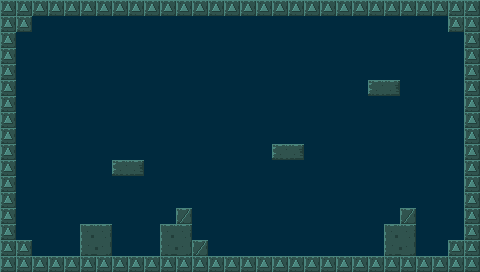

Below is a game level as drawn by its tile map, then a one-line description and the .tmx file that defines it, in full:
An orthogonal 30x17 tile map with 16x16 px tiles, 1 tile layer (Tile Layer 1).

<map version="1.2" tiledversion="2019.02.10" orientation="orthogonal" renderorder="right-up" width="30" height="17" tilewidth="16" tileheight="16" infinite="0" nextlayerid="3" nextobjectid="1">
 <tileset firstgid="1" source="tileset1.tsx" />
 <layer id="2" name="Tile Layer 1" width="30" height="17">
  <data encoding="csv">
121,121,121,121,121,121,121,121,121,121,121,121,121,121,121,121,121,121,121,121,121,121,121,121,121,121,121,121,121,121,
121,121,49,49,49,49,49,49,49,49,49,49,49,49,49,49,49,49,49,49,49,49,49,49,49,49,49,49,121,121,
121,49,49,49,49,49,49,49,49,49,49,49,49,49,49,49,49,49,49,49,49,49,49,49,49,49,49,49,49,121,
121,49,49,49,49,49,49,49,49,49,49,49,49,49,49,49,49,49,49,49,49,49,49,49,49,49,49,49,49,121,
121,49,49,49,49,49,49,49,49,49,49,49,49,49,49,49,49,49,49,49,49,49,49,49,49,49,49,49,49,121,
121,49,49,49,49,49,49,49,49,49,49,49,49,49,49,49,49,49,49,49,49,49,49,91,92,49,49,49,49,121,
121,49,49,49,49,49,49,49,49,49,49,49,49,49,49,49,49,49,49,49,49,49,49,49,49,49,49,49,49,121,
121,49,49,49,49,49,49,49,49,49,49,49,49,49,49,49,49,49,49,49,49,49,49,49,49,49,49,49,49,121,
121,49,49,49,49,49,49,49,49,49,49,49,49,49,49,49,49,49,49,49,49,49,49,49,49,49,49,49,49,121,
121,49,49,49,49,49,49,49,49,49,49,49,49,49,49,49,49,91,92,49,49,49,49,49,49,49,49,49,49,121,
121,49,49,49,49,49,49,91,92,49,49,49,49,49,49,49,49,49,49,49,49,49,49,49,49,49,49,49,49,121,
121,49,49,49,49,49,49,49,49,49,49,49,49,49,49,49,49,49,49,49,49,49,49,49,49,49,49,49,49,121,
121,49,49,49,49,49,49,49,49,49,49,49,49,49,49,49,49,49,49,49,49,49,49,49,49,49,49,49,49,121,
121,49,49,49,49,49,49,49,49,49,49,106,49,49,49,49,49,49,49,49,49,49,49,49,49,106,49,49,49,121,
121,49,49,49,49,21,22,49,49,49,21,22,49,49,49,49,49,49,49,49,49,49,49,49,21,22,49,49,49,121,
121,121,49,49,49,37,38,49,49,49,37,38,106,49,49,49,49,49,49,49,49,49,49,49,37,38,49,49,121,121,
121,121,121,121,121,121,121,121,121,121,121,121,121,121,121,121,121,121,121,121,121,121,121,121,121,121,121,121,121,121
</data>
 </layer>
</map>
